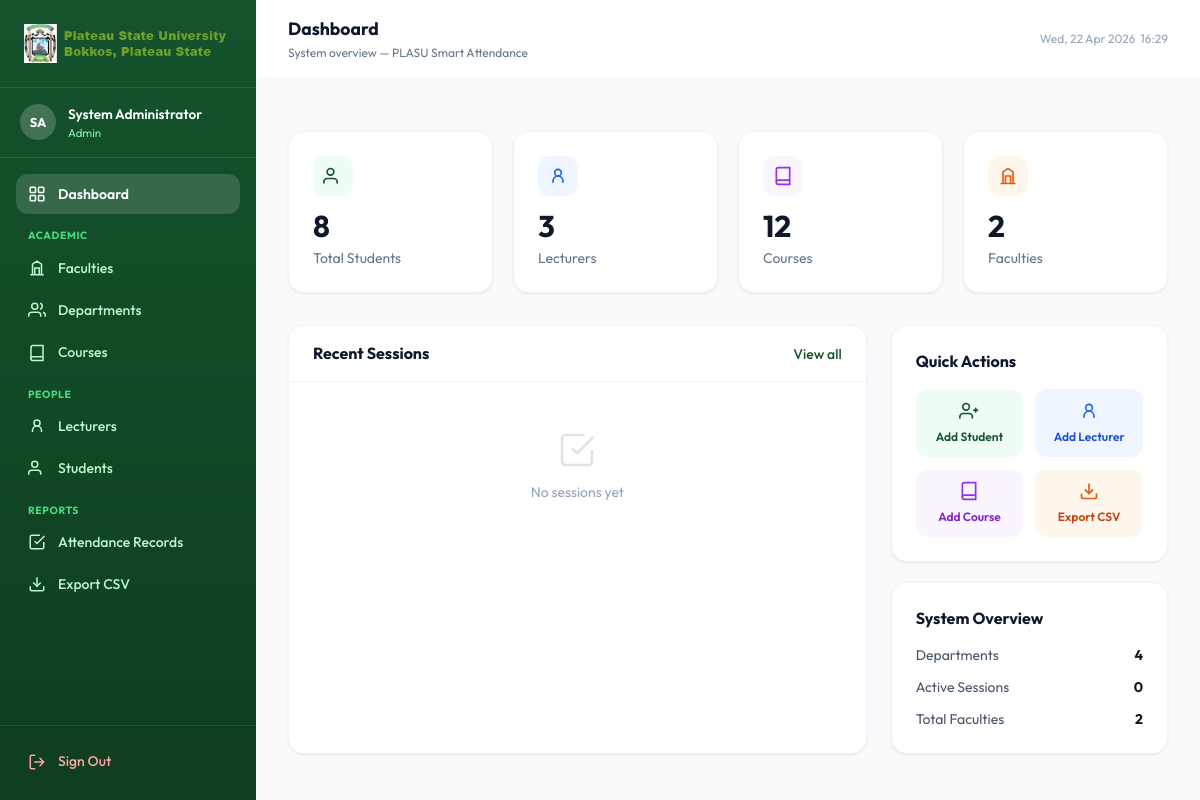
The page /admin-dashboard/ (signed in) on the database its author committed.
### attendance/models.py (models this page shows, shortened)
class User(AbstractBaseUser, PermissionsMixin):
    ROLE_CHOICES = [
        ('admin', 'Admin'),
        ('lecturer', 'Lecturer'),
        ('student', 'Student'),
    ]
    id = models.UUIDField(primary_key=True, default=uuid.uuid4, editable=False)
    email = models.EmailField(unique=True)
    first_name = models.CharField(max_length=100)
    last_name = models.CharField(max_length=100)
    role = models.CharField(max_length=20, choices=ROLE_CHOICES, default='student')
    is_active = models.BooleanField(default=True)
    is_staff = models.BooleanField(default=False)
    date_joined = models.DateTimeField(default=timezone.now)
    avatar = models.ImageField(upload_to='avatars/', null=True, blank=True)
    objects = UserManager()
    USERNAME_FIELD = 'email'
    REQUIRED_FIELDS = ['first_name', 'last_name']
    class Meta:
        verbose_name = 'User'
        verbose_name_plural = 'Users'
    def get_full_name(self):
        return f"{self.first_name} {self.last_name}"

### attendance/views.py (the view)
# urls.py: path('admin-dashboard/', views.admin_dashboard, name='admin_dashboard'),
@login_required
@role_required('admin')
def admin_dashboard(request):
    context = {
        'total_students': StudentProfile.objects.count(),
        'total_lecturers': LecturerProfile.objects.count(),
        'total_courses': Course.objects.count(),
        'total_faculties': Faculty.objects.count(),
        'total_departments': Department.objects.count(),
        'active_sessions': AttendanceSession.objects.filter(status='active').count(),
        'recent_sessions': AttendanceSession.objects.select_related('course', 'lecturer__user').order_by('-started_at')[:5],
        'recent_students': StudentProfile.objects.select_related('user', 'department').order_by('-created_at')[:5],
    }
    return render(request, 'attendance/admin/dashboard.html', context)

### attendance/context_processors.py (called while the page is built)
def site_context(request):
    context = {
        'site_name': 'PLASU Smart Attendance',
        'university_name': 'Plateau State University',
        'current_year': timezone.now().year,
        'now': timezone.now(),
    }
    if request.user.is_authenticated:
        if request.user.role == 'lecturer':
            try:
                active_count = AttendanceSession.objects.filter(
                    lecturer__user=request.user,
                    status='active',
                ).count()
                context['lecturer_active_sessions'] = active_count
            except Exception:
                context['lecturer_active_sessions'] = 0
    return context

### attendance/templates/attendance/admin/dashboard.html (shortened to what this page needs)
{% extends "attendance/layout_sidebar.html" %}
{% load static attendance_tags %}
{% block page_title %}Dashboard{% endblock %}
{% block page_subtitle %}System overview — {{ site_name }}{% endblock %}
{% block sidebar_nav %}{% include "attendance/partials/admin_nav.html" %}{% endblock %}
{% block content %}
<div class="grid grid-cols-2 lg:grid-cols-4 gap-5 mb-8">
  {% if not stats_cards %}
  <div class="stat-card animate-in">
    <div class="flex items-center justify-between mb-3">
      <div class="w-10 h-10 rounded-xl flex items-center justify-center bg-green-50">
        <svg class="w-5 h-5 text-primary" viewBox="0 0 24 24" fill="none" stroke="currentColor" stroke-width="2"><path d="M17 21v-2a4 4 0 0 0-4-4H5a4 4 0 0 0-4 4v2"/><circle cx="9" cy="7" r="4"/></svg>
      </div>
    </div>
    <p class="text-3xl font-bold text-ink">{{ total_students }}</p>
    <p class="text-slate-500 text-sm mt-1">Total Students</p>
  </div>
  <div class="stat-card animate-in" style="animation-delay:50ms">
    <div class="flex items-center justify-between mb-3">
      <div class="w-10 h-10 rounded-xl flex items-center justify-center bg-blue-50">
        <svg class="w-5 h-5 text-blue-600" viewBox="0 0 24 24" fill="none" stroke="currentColor" stroke-width="2"><circle cx="12" cy="8" r="4"/><path d="M6 20v-2a6 6 0 0 1 12 0v2"/></svg>
      </div>
    </div>
    <p class="text-3xl font-bold text-ink">{{ total_lecturers }}</p>
    <p class="text-slate-500 text-sm mt-1">Lecturers</p>
  </div>
  <div class="stat-card animate-in" style="animation-delay:100ms">
    <div class="flex items-center justify-between mb-3">
      <div class="w-10 h-10 rounded-xl flex items-center justify-center bg-purple-50">
        <svg class="w-5 h-5 text-purple-600" viewBox="0 0 24 24" fill="none" stroke="currentColor" stroke-width="2"><path d="M4 19.5A2.5 2.5 0 0 1 6.5 17H20"/><path d="M6.5 2H20v20H6.5A2.5 2.5 0 0 1 4 19.5v-15A2.5 2.5 0 0 1 6.5 2z"/></svg>
      </div>
    </div>
    <p class="text-3xl font-bold text-ink">{{ total_courses }}</p>
    <p class="text-slate-500 text-sm mt-1">Courses</p>
  </div>
  <div class="stat-card animate-in" style="animation-delay:150ms">
    <div class="flex items-center justify-between mb-3">
      <div class="w-10 h-10 rounded-xl flex items-center justify-center bg-orange-50">
        <svg class="w-5 h-5 text-orange-600" viewBox="0 0 24 24" fill="none" stroke="currentColor" stroke-width="2"><path d="M3 21h18M6 21V7l6-4 6 4v14M9 21V12h6v9"/></svg>
      </div>
    </div>
    <p class="text-3xl font-bold text-ink">{{ total_faculties }}</p>
    <p class="text-slate-500 text-sm mt-1">Faculties</p>
  </div>
  {% endif %}
</div>
<div class="grid grid-cols-1 lg:grid-cols-3 gap-6">
  <div class="lg:col-span-2 table-wrapper animate-in" style="animation-delay:100ms">
    <div class="px-6 py-4 border-b border-slate-100 flex items-center justify-between">
      <h3 class="font-bold text-ink">Recent Sessions</h3>
      <a href="{% url 'attendance:admin_attendance_records' %}" class="text-sm font-medium text-primary hover:underline">View all</a>
    </div>
    {% if recent_sessions %}
    <table>
      <thead><tr><th>Course</th><th>Lecturer</th><th>Status</th><th>Date</th></tr></thead>
      <tbody>
        {% for s in recent_sessions %}
        <tr>
          <td>
            <p class="font-bold text-primary text-sm">{{ s.course.code }}</p>
            <p class="text-slate-400 text-xs">{{ s.course.title|truncatechars:28 }}</p>
          </td>
          <td class="text-slate-600 text-sm">{{ s.lecturer.user.get_full_name }}</td>
          <td>
            {% if s.status == 'active' %}<span class="badge badge-green">Live</span>
            {% elif s.status == 'ended' %}<span class="badge badge-gray">Ended</span>
            {% else %}<span class="badge badge-yellow">Expired</span>{% endif %}
          </td>
          <td class="text-slate-500 text-xs">{{ s.started_at|date:"M d, H:i" }}</td>
        </tr>
        {% endfor %}
      </tbody>
    </table>
    {% else %}
    <div class="py-12 text-center text-slate-400">
      <svg class="w-10 h-10 mx-auto mb-3 opacity-30" viewBox="0 0 24 24" fill="none" stroke="currentColor" stroke-width="1.5"><path d="M9 11l3 3L22 4"/><path d="M21 12v7a2 2 0 0 1-2 2H5a2 2 0 0 1-2-2V5a2 2 0 0 1 2-2h11"/></svg>
      <p class="text-sm">No sessions yet</p>
    </div>
    {% endif %}
  </div>
  <div class="space-y-5 animate-in" style="animation-delay:150ms">
    <div class="card p-6">
      <h3 class="font-bold text-ink mb-4">Quick Actions</h3>
      <div class="grid grid-cols-2 gap-3">
        <a href="{% url 'attendance:add_student' %}" class="flex flex-col items-center gap-2 p-3 rounded-xl bg-green-50 hover:bg-green-100 transition-colors text-center">
          <svg class="w-5 h-5 text-primary" viewBox="0 0 24 24" fill="none" stroke="currentColor" stroke-width="2"><path d="M16 21v-2a4 4 0 0 0-4-4H5a4 4 0 0 0-4 4v2"/><circle cx="8.5" cy="7" r="4"/><line x1="20" y1="8" x2="20" y2="14"/><line x1="23" y1="11" x2="17" y2="11"/></svg>
          <span class="text-xs font-semibold text-primary">Add Student</span>
        </a>
        <a href="{% url 'attendance:add_lecturer' %}" class="flex flex-col items-center gap-2 p-3 rounded-xl bg-blue-50 hover:bg-blue-100 transition-colors text-center">
          <svg class="w-5 h-5 text-blue-600" viewBox="0 0 24 24" fill="none" stroke="currentColor" stroke-width="2"><circle cx="12" cy="8" r="4"/><path d="M6 20v-2a6 6 0 0 1 12 0v2"/></svg>
          <span class="text-xs font-semibold text-blue-700">Add Lecturer</span>
        </a>
        <a href="{% url 'attendance:add_course' %}" class="flex flex-col items-center gap-2 p-3 rounded-xl bg-purple-50 hover:bg-purple-100 transition-colors text-center">
          <svg class="w-5 h-5 text-purple-600" viewBox="0 0 24 24" fill="none" stroke="currentColor" stroke-width="2"><path d="M4 19.5A2.5 2.5 0 0 1 6.5 17H20"/><path d="M6.5 2H20v20H6.5A2.5 2.5 0 0 1 4 19.5v-15A2.5 2.5 0 0 1 6.5 2z"/></svg>
          <span class="text-xs font-semibold text-purple-700">Add Course</span>
        </a>
        <a href="{% url 'attendance:export_attendance_csv' %}" class="flex flex-col items-center gap-2 p-3 rounded-xl bg-orange-50 hover:bg-orange-100 transition-colors text-center">
          <svg class="w-5 h-5 text-orange-600" viewBox="0 0 24 24" fill="none" stroke="currentColor" stroke-width="2"><path d="M21 15v4a2 2 0 0 1-2 2H5a2 2 0 0 1-2-2v-4"/><polyline points="7 10 12 15 17 10"/><line x1="12" y1="15" x2="12" y2="3"/></svg>
          <span class="text-xs font-semibold text-orange-700">Export CSV</span>
        </a>
      </div>
    </div>
    <div class="card p-6">
      <h3 class="font-bold text-ink mb-4">System Overview</h3>
      <div class="space-y-3">
        <div class="flex justify-between text-sm"><span class="text-slate-600">Departments</span><span class="font-bold text-ink">{{ total_departments }}</span></div>
        <div class="flex justify-between text-sm"><span class="text-slate-600">Active Sessions</span>
          <span class="font-bold text-ink flex items-center gap-1.5">
            {% if active_sessions %}<span class="live-dot"></span>{% endif %}{{ active_sessions }}
          </span>
        </div>
        <div class="flex justify-between text-sm"><span class="text-slate-600">Total Faculties</span><span class="font-bold text-ink">{{ total_faculties }}</span></div>
      </div>
    </div>
  </div>
</div>
{% endblock %}

### attendance/templates/attendance/layout_sidebar.html (shortened to what this page needs)
{% extends "attendance/base.html" %}
{% load static %}
{% block body %}
<div class="page-wrapper">
  <aside id="sidebar" class="sidebar" style="min-height:100vh;">
    <div class="sidebar-logo">
      <img src="{% static 'images/plasu_logo.png' %}" alt="PLASU"
          >
    </div>
    <div class="sidebar-user">
      <div class="sidebar-avatar">
        {{ request.user.first_name|slice:":1" }}{{ request.user.last_name|slice:":1" }}
      </div>
      <div style="min-width:0">
        <div class="sidebar-user-name">{{ request.user.get_full_name }}</div>
        <div class="sidebar-user-role">{{ request.user.role }}</div>
      </div>
    </div>
    <nav class="sidebar-nav">
      {% block sidebar_nav %}{% endblock %}
    </nav>
    <div class="sidebar-footer">
      <a href="{% url 'attendance:logout' %}" class="sidebar-link" style="color:#fca5a5;">
        <svg viewBox="0 0 24 24" fill="none" stroke="currentColor" stroke-width="2">
          <path d="M9 21H5a2 2 0 0 1-2-2V5a2 2 0 0 1 2-2h4M16 17l5-5-5-5M21 12H9" stroke-linecap="round" stroke-linejoin="round"/>
        </svg>
        Sign Out
      </a>
    </div>
  </aside>
  <div class="main-area">
    <header class="topbar">
      <div>
        <div class="topbar-title">{% block page_title %}Dashboard{% endblock %}</div>
        <div class="topbar-sub">{% block page_subtitle %}{% endblock %}</div>
      </div>
      <div class="flex items-center gap-3 ml-auto">
        <span class="text-xs text-slate-400 hidden md:block" id="datetime-display"></span>
      </div>
    </header>
    <div class="px-4 md:px-8 pt-5">
    </div>
    <main class="main-content">
      {% block content %}{% endblock %}
    </main>
  </div>
</div>
{% endblock %}

### static/css/main.css (style rules this page uses)
*, *::before, *::after { box-sizing: border-box; margin: 0; padding: 0; }
:root { --color-primary: #14532D; --color-primary-dark: #0f3d20; --color-primary-light: #166534; --color-primary-50: #F0FDF4; --color-primary-100: #DCFCE7; --color-primary-200: #BBF7D0; --color-primary-300: #86EFAC; --color-primary-500: #22C55E; --color-surface: #F8FAFC; --color-ink: #0F172A; --color-muted: #64748B; --color-border: #E2E8F0; --color-subtle: #F1F5F9; --color-success: #22C55E; --color-warning: #F59E0B; --color-error: #EF4444; --color-info: #3B82F6; --radius-sm: 8px; --radius-md: 12px; --radius-lg: 16px; --radius-xl: 20px; --radius-2xl: 24px; --radius-full: 9999px; --shadow-card: 0 1px 3px 0 rgb(0 0 0 / 0.07), 0 1px 2px -1px rgb(0 0 0 / 0.07); --shadow-md: 0 4px 6px -1px rgb(0 0 0 / 0.07), 0 2px 4px -2px rgb(0 0 0 / 0.07); --shadow-lg: 0 10px 15px -3px rgb(0 0 0 / 0.08), 0 4px 6px -4px rgb(0 0 0 / 0.08); }
html { font-size: 16px; -webkit-text-size-adjust: 100%; }
body { font-family: 'Outfit', 'Segoe UI', system-ui, sans-serif; background: var(--color-surface); color: var(--color-ink); line-height: 1.5; -webkit-font-smoothing: antialiased; -moz-osx-font-smoothing: grayscale; }
h3 { font-size: 1.1rem; font-weight: 600; line-height: 1.4; }
p { font-size: 0.9rem; }
.page-wrapper { display: flex; min-height: 100vh; overflow: hidden; }
.sidebar { width: 256px; flex-shrink: 0; display: flex; flex-direction: column; background: linear-gradient(180deg, var(--color-primary) 0%, var(--color-primary-dark) 100%); position: relative; z-index: 40; transform: translateX(-100%); transition: transform 0.3s ease; }
@media (min-width: 1024px) { .sidebar { transform: translateX(0); } }
.sidebar-logo { padding: 1.5rem; border-bottom: 1px solid rgba(255,255,255,.10); display: flex; align-items: center; gap: 0.75rem; }
.sidebar-user { padding: 1rem 1.25rem; border-bottom: 1px solid rgba(255,255,255,.10); display: flex; align-items: center; gap: 0.75rem; }
.sidebar-avatar { width: 36px; height: 36px; border-radius: var(--radius-full); background: rgba(255,255,255,.20); display: flex; align-items: center; justify-content: center; font-weight: 700; font-size: 0.8rem; color: #fff; flex-shrink: 0; }
.sidebar-user-name { color: #fff; font-weight: 600; font-size: 0.85rem; white-space: nowrap; overflow: hidden; text-overflow: ellipsis; }
.sidebar-user-role { color: #86efac; font-size: 0.72rem; text-transform: capitalize; }
.sidebar-nav { flex: 1; padding: 1rem; overflow-y: auto; }
.sidebar-link { display: flex; align-items: center; gap: 0.75rem; padding: 0.6rem 0.75rem; border-radius: var(--radius-md); color: #bbf7d0; font-size: 0.875rem; font-weight: 500; text-decoration: none; transition: background .15s, color .15s; cursor: pointer; margin-bottom: 2px; }
.sidebar-link svg { width: 18px; height: 18px; flex-shrink: 0; }
.sidebar-footer { padding: 1rem; border-top: 1px solid rgba(255,255,255,.10); }
.main-area { flex: 1; display: flex; flex-direction: column; min-width: 0; overflow: hidden; }
.topbar { background: #fff; border-bottom: 1px solid #f1f5f9; padding: 1rem 2rem; display: flex; align-items: center; justify-content: space-between; flex-shrink: 0; }
.topbar-title { font-size: 1.1rem; font-weight: 700; color: var(--color-ink); }
.topbar-sub { font-size: 0.75rem; color: var(--color-muted); margin-top: 2px; }
.main-content { flex: 1; overflow-y: auto; padding: 2rem; }
.card { background: #fff; border-radius: var(--radius-lg); box-shadow: var(--shadow-card); border: 1px solid #f1f5f9; }
.stat-card { background: #fff; border-radius: var(--radius-lg); padding: 1.5rem; box-shadow: var(--shadow-card); border: 1px solid #f1f5f9; transition: box-shadow .2s, transform .2s; }
.table-wrapper { background: #fff; border-radius: var(--radius-lg); box-shadow: var(--shadow-card); border: 1px solid #f1f5f9; overflow: hidden; overflow-x: auto; }
.animate-in { animation: fadeSlideUp .35s ease both; }
.text-primary { color: var(--color-primary) !important; }

### rows shown on the page
User: user.first_name "S", user.last_name "A", user.get_full_name "System Administrator", user.role "Admin"

### other values the page prints
{{ site_name }} "PLASU Smart Attendance"
{{ total_students }} "8"
{{ total_lecturers }} "3"
{{ total_courses }} "12"
{{ total_faculties }} "2"
{{ total_departments }} "4"
{{ active_sessions }} "0"
